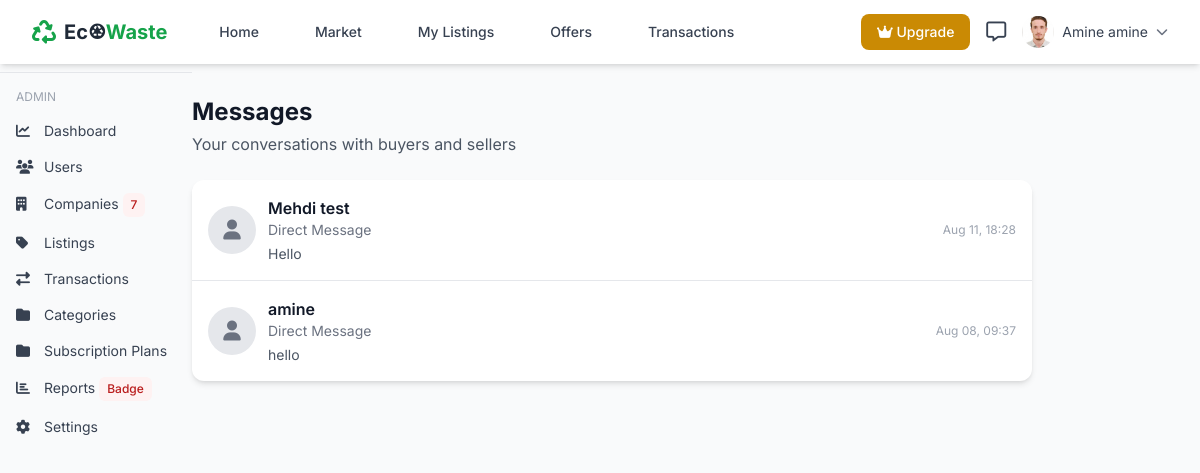
Page /messages/ (signed in) on the committed database.
### app/auth/models.py (models this page shows, shortened)
class User(db.Model,UserMixin):
    __tablename__ = 'user'
    id = db.Column(db.Integer(),primary_key=True)
    company_id = db.Column(db.Integer(),db.ForeignKey('company.id'))
    full_name = db.Column(db.String(length=30),nullable=False)
    avatar_url= db.Column(db.String(length=30))
    phone = db.Column(db.String(length=30))
    email = db.Column(db.String(length=50),nullable=False,index=True)
    email_verified=db.Column(db.Boolean(),default=False)
    password_hash=db.Column(db.String(length=50),nullable=False)
    role = db.Column(db.String(length=30),nullable=False)  # owner, manager, employee
    job_title =db.Column(db.String(length=30))
    department =db.Column(db.String(length=30))
    notification_preferences =db.Column(db.String(length=30))
    reset_password_token = db.Column(db.String(100), unique=True, index=True)
    reset_password_expires = db.Column(db.DateTime)
    email_verified = db.Column(db.Boolean, default=False)
    email_verified_at = db.Column(db.DateTime)
    verification_token = db.Column(db.String(100), unique=True)
    verification_token_expires = db.Column(db.DateTime)
    verification_attempts = db.Column(db.Integer, default=0)
    status=db.Column(db.String(length=30), default="active")
    authorized=db.Column(db.Boolean(),default=True)
    created_at = db.Column(db.DateTime(timezone=True), server_default=db.func.now())
    owned_company = db.relationship("Company", back_populates="users")
    items = db.relationship('Item', back_populates='owned_user',lazy=True)
    notifications = db.relationship('Notification', back_populates='user')
    transactions_as_seller_manager = db.relationship('Transaction',foreign_keys='Transaction.seller_manager_id', back_populates='seller_manager',lazy=True)
    transactions_as_buyer_manager = db.relationship('Transaction',foreign_keys='Transaction.buyer_manager_id',  back_populates='buyer_manager',lazy=True)
    reviews_written = db.relationship('Review', back_populates='reviewer',foreign_keys='Review.reviewer_id')
    @property
    def unread_notification_count(self):
        from app.auth.models import Notification
        from datetime import datetime
        Notif = namedtuple('Notif', ['related_type', 'related_type_count'])
        result=Notification.query.with_entities(
                Notification.related_type,
                func.count(Notification.id).label("related_type_count")
                ).group_by(Notification.related_type).filter_by(is_read=False,user_id=current_user.id).all()
        result_object={}
        for res in result:
            result_object[res.related_type]=res.related_type_count
        return result_object
    @property
    def password(self):
        return self.password

### app/messages/models.py (models this page shows, shortened)
class Conversation(db.Model):
    __tablename__ = 'conversations'
    id = db.Column(db.Integer, primary_key=True)
    seller_id = db.Column(db.Integer, db.ForeignKey('user.id'), nullable=False)
    buyer_id = db.Column(db.Integer, db.ForeignKey('user.id'), nullable=False)
    offer_id = db.Column(db.Integer, db.ForeignKey('offer.id'), nullable=True)
    transaction_id = db.Column(db.Integer, db.ForeignKey('transaction.id'), nullable=True)
    item_id = db.Column(db.Integer, db.ForeignKey('item.id'), nullable=True)
    stage = db.Column(db.String(20), default='offer')  # offer, transaction, completed
    is_active = db.Column(db.Boolean, default=True)
    seller_deleted = db.Column(db.Boolean, default=False)
    buyer_deleted = db.Column(db.Boolean, default=False)
    last_message = db.Column(db.Text)
    last_message_at = db.Column(db.DateTime, default=datetime.now())
    last_message_sender_id = db.Column(db.Integer, db.ForeignKey('user.id'))
    seller_unread_count = db.Column(db.Integer, default=0)
    buyer_unread_count = db.Column(db.Integer, default=0)
    created_at = db.Column(db.DateTime, default=datetime.now())
    updated_at = db.Column(db.DateTime, default=datetime.now(), onupdate=datetime.now())
    seller = db.relationship('User', foreign_keys=[seller_id], backref='seller_conversations')
    buyer = db.relationship('User', foreign_keys=[buyer_id], backref='buyer_conversations')
    last_message_sender = db.relationship('User', foreign_keys=[last_message_sender_id])
    transaction = db.relationship('Transaction', backref='conversations')
    item = db.relationship('Item', backref='conversations')
    messages = db.relationship('Message', back_populates='conversation', cascade='all, delete-orphan')
    def get_other_participant(self, user_id):
        if self.seller_id == user_id:
            return self.buyer
        return self.seller

### app/messages/routes.py (the view)
@bp.route('/')
@login_required
def index():
    NotificationService.mark_as_read_by_type(current_user.id,"conversation")
    """Show all conversations for the current user"""
    conversations = Conversation.query.filter(
        or_(
            and_(Conversation.seller_id == current_user.id, Conversation.seller_deleted == False),
            and_(Conversation.buyer_id == current_user.id, Conversation.buyer_deleted == False)
        )
    ).order_by(desc(Conversation.last_message_at)).all()
    unread_count = 0
    for conv in conversations:
        if conv.seller_id == current_user.id:
            unread_count += conv.seller_unread_count
        else:
            unread_count += conv.buyer_unread_count
    return render_template('messages_index.html',
                         conversations=conversations,
                         unread_count=unread_count)

### app/messages/templates/messages_index.html (shortened to what this page needs)
{% extends "base.html" %}
{% block content %}
<div class="bg-gray-50 min-h-screen py-8">
    <div class="max-w-4xl mx-auto px-4">
        <div class="mb-6">
            <h1 class="text-2xl font-bold text-gray-900">Messages</h1>
            <p class="text-gray-600 mt-1">Your conversations with buyers and sellers</p>
        </div>
        <div class="bg-white rounded-xl shadow-md overflow-hidden">
            {% if conversations %}
                <div class="divide-y divide-gray-200">
                    {% for conv in conversations %}
                        {% set other = conv.get_other_participant(current_user.id) %}
                        {% set unread = conv.seller_unread_count if conv.seller_id == current_user.id else conv.buyer_unread_count %}
                        <a href="{{ url_for('messages.thread', conversation_id=conv.id) }}"
                           class="block hover:bg-gray-50 transition {% if unread > 0 %}bg-blue-50{% endif %}">
                            <div class="p-4">
                                <div class="flex items-center justify-between">
                                    <div class="flex items-center space-x-3 flex-1">
                                        <div class="w-12 h-12 bg-gray-200 rounded-full flex items-center justify-center">
                                            {% if other.avatar_url %}
                                            <img  src="{{ url_for('static', filename='uploads/avatars/' + other.avatar_url) }}"  class="w-10 h-10 rounded-full object-cover">
                                            {% else %}
                                            <i class="fas fa-user text-gray-500 text-xl"></i>
                                            {% endif %}
                                        </div>
                                        <div class="flex-1">
                                            <div class="flex items-center space-x-2">
                                                <h3 class="font-semibold text-gray-900">
                                                    {{ other.full_name }}
                                                </h3>
                                            </div>
                                            <p class="text-sm text-gray-500">
                                                {{ conv.listing.title if conv.listing else 'Direct Message' }}
                                            </p>
                                            <p class="text-sm text-gray-600 truncate mt-1">
                                                {{ conv.last_message[:80] }}{% if conv.last_message|length > 80 %}...{% endif %}
                                            </p>
                                        </div>
                                        <div class="text-right text-xs text-gray-400">
                                            {{ conv.last_message_at.strftime('%b %d, %H:%M') }}
                                        </div>
                                    </div>
                                </div>
                            </div>
                        </a>
                    {% endfor %}
                </div>
            {% endif %}
        </div>
    </div>
</div>
{% endblock %}

### app/templates/base.html (shortened to what this page needs)
<!DOCTYPE html>
<html lang="en">
<head>
    <script src="https://cdn.tailwindcss.com"></script>
    <link rel="stylesheet" href="https://cdnjs.cloudflare.com/ajax/libs/font-awesome/6.4.0/css/all.min.css">
</head>
<body class="bg-gray-50">
    <nav class="bg-white shadow-md sticky top-0 z-50">
        <div class="max-w-7xl mx-auto px-4 sm:px-6 lg:px-8">
            <div class="flex justify-between h-16">
                <div class="flex items-center">
                    <a href="{{ url_for('home') }}" class="flex items-center space-x-2">
                        <i class="fas fa-recycle text-2xl text-green-600"></i>
                        <span class="font-bold text-xl text-gray-800">Ec♼<span class="text-green-600">Waste</span></span>
                    </a>
                    <div class="hidden md:flex ml-10 space-x-8">
                        <a href="{{ url_for('home') }}" class="text-gray-700 hover:text-green-600 px-3 py-2 text-sm font-medium {% if request.endpoint == 'main.index' %}text-green-600 border-b-2 border-green-600{% endif %}">
                            Home
                        </a>
                        <a  href="{{url_for('listings.market_category')}}" class="text-gray-700 hover:text-green-600 px-3 py-2 text-sm font-medium ">
                            Market
                        </a>
                        {% if current_user.is_authenticated %}
                         {%set notif=current_user.unread_notification_count%}
                        <a href="{{ url_for('listings.listings') }}" class="text-gray-700 hover:text-green-600 px-3 py-2 text-sm font-medium">
                            My Listings
                        </a>
                            <a href="{{ url_for('offers.index') }}" class="relative inline-block text-gray-700 hover:text-green-600 px-3 py-2 text-sm font-medium">
                            Offers
                            </a>
                        <a href="{{ url_for('transactions.index') }}" class="relative inline-block text-gray-700 hover:text-green-600 px-3 py-2 text-sm font-medium">
                            Transactions
                        </a>
                        {% endif %}
                    </div>
                </div>
                <div class="flex items-center space-x-4">
                    {% if current_user.is_authenticated %}
                    {% if current_user.owned_company.subscription_status =="active" %}
                    <a href="{{ url_for('subscription.pricing') }}" class="bg-yellow-600 text-white px-4 py-2 rounded-lg text-sm font-medium hover:bg-fuchsia-700 transition">
                        <i class="fa-solid fa-crown"></i> {{current_user.owned_company.subscription_plan.name}}
                    </a>
                    {%elif current_user.owned_company.subscription_status =="pending_payment"%}
                     <a href="{{ url_for('subscription.pricing') }}" class="bg-yellow-600 text-white px-4 py-2 rounded-lg text-sm font-medium hover:bg-fuchsia-700 transition">
                        <i class="fa-solid fa-crown"></i> Pending
                    </a>
                    {% else %}
                     <a href="{{ url_for('subscription.pricing') }}" class="bg-yellow-600 text-white px-4 py-2 rounded-lg text-sm font-medium hover:bg-fuchsia-700 transition">
                        <i class="fa-solid fa-crown"></i> Upgrade
                    </a>
                    {% endif %}
                    <div class="relative inline-block">
                        <a href="{{ url_for('messages.index') }}" class="text-gray-700 hover:text-green-600">
                            <i class="fa-regular fa-message text-xl"></i>
                        </a>
                    </div>
                    <div class="relative group">
                        <button class="flex items-center space-x-2 focus:outline-none">
                            {% if current_user.avatar_url %}
                            <img src="{{ url_for('static', filename='uploads/avatars/' + current_user.avatar_url) }}" class="w-8 h-8 rounded-full object-cover">
                            {% else %}
                            <div class="w-8 h-8 rounded-full bg-green-100 flex items-center justify-center">
                                <span class="text-green-600 font-medium">{{ current_user.initials }}</span>
                            </div>
                            {% endif %}
                            <span class="text-sm text-gray-700 hidden md:inline">{{ current_user.full_name }}</span>
                            <i class="fas fa-chevron-down text-xs text-gray-500"></i>
                        </button>
                    </div>
                    {% endif %}
                </div>
            </div>
        </div>
    </nav>
    {% if current_user.is_authenticated and current_user.role == 'super_admin' %}
<div class="border-t mt-2 pt-2 w-48 float-left">
    <div class="px-4 py-2 text-xs text-gray-400 uppercase">Admin</div>
    <a href="{{ url_for('admin.dashboard') }}" class="block px-4 py-2 text-sm text-gray-700 hover:bg-gray-100">
        <i class="fas fa-chart-line w-5 mr-2"></i>Dashboard
    </a>
    <a href="{{ url_for('admin.users') }}" class="block px-4 py-2 text-sm text-gray-700 hover:bg-gray-100">
        <i class="fas fa-users w-5 mr-2"></i>Users {% if notif.user %}<span class="inline-flex items-center rounded-md bg-red-50 px-2 py-1 text-xs font-medium text-red-700 inset-ring inset-ring-red-600/10">{{ notif.user}}</span>{%endif%}
    </a>
    <a href="{{ url_for('admin.companies') }}" class="block px-4 py-2 text-sm text-gray-700 hover:bg-gray-100">
        <i class="fas fa-building w-5 mr-2"></i>Companies {% if notif.company  %}<span class="inline-flex items-center rounded-md bg-red-50 px-2 py-1 text-xs font-medium text-red-700 inset-ring inset-ring-red-600/10">{{ notif.company}}</span>{%endif%}
    </a>
    <a href="{{ url_for('admin.listings') }}" class="block px-4 py-2 text-sm text-gray-700 hover:bg-gray-100">
        <i class="fas fa-tag w-5 mr-2"></i>Listings
    </a>
    <a href="{{ url_for('admin.transactions') }}" class="block px-4 py-2 text-sm text-gray-700 hover:bg-gray-100">
        <i class="fas fa-exchange-alt w-5 mr-2"></i>Transactions
    </a>
    <a href="{{ url_for('admin.categories') }}" class="block px-4 py-2 text-sm text-gray-700 hover:bg-gray-100">
        <i class="fas fa-folder w-5 mr-2"></i>Categories
    </a>
    <a href="{{ url_for('admin.subscriptions') }}" class="block px-4 py-2 text-sm text-gray-700 hover:bg-gray-100">
        <i class="fas fa-folder w-5 mr-2"></i>Subscription Plans
    </a>
    <a href="{{ url_for('admin.reports') }}" class="block px-4 py-2 text-sm text-gray-700 hover:bg-gray-100">
        <i class="fas fa-chart-bar w-5 mr-2"></i>Reports <span class="inline-flex items-center rounded-md bg-red-50 px-2 py-1 text-xs font-medium text-red-700 inset-ring inset-ring-red-600/10">Badge</span>
    </a>
    <a href="{{ url_for('admin.settings') }}" class="block px-4 py-2 text-sm text-gray-700 hover:bg-gray-100">
        <i class="fas fa-cog w-5 mr-2"></i>Settings
    </a>
</div>
{% endif %}
    <main>
        {% block content %}{% endblock %}
    </main>
</body>
</html>

### rows in the picture
User: avatar_url (picture), full_name "Amine amine"
Conversation: listing "Direct Message", last_message "Hello", last_message_at "Aug 11, 18:28"
User: full_name "Mehdi test"
Conversation: listing "Direct Message", last_message "hello", last_message_at "Aug 08, 09:37"
User: full_name "amine"

### other values in the picture
{{ notif.company }} "7"
